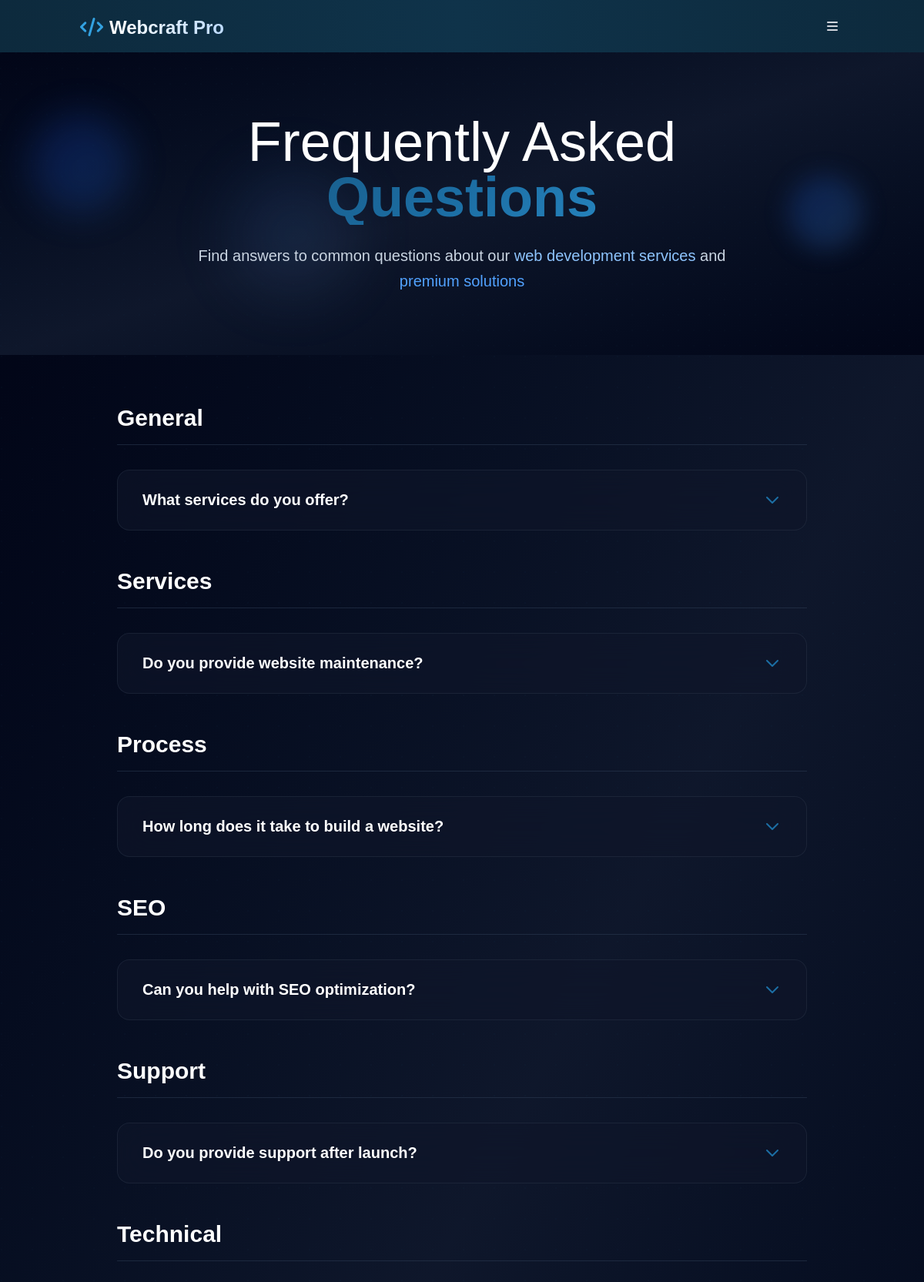
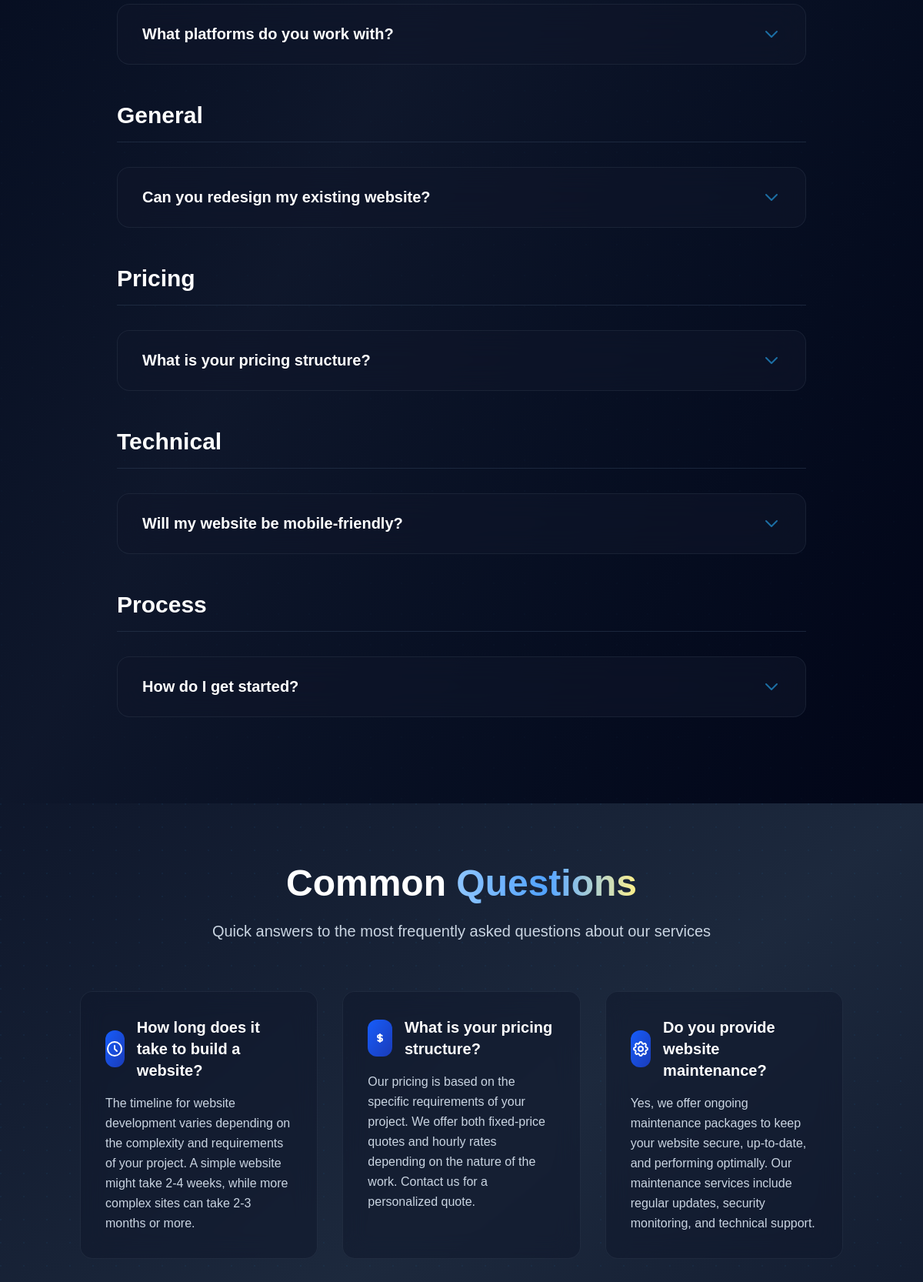
Screenshot of /faq/ (upper part) with the database file from the repository (2 pictures, top to bottom).
### core/models.py (models this page shows, shortened)
class FAQ(models.Model):
    question = models.CharField(max_length=255)
    answer = models.TextField()
    category = models.CharField(max_length=100, blank=True, null=True)
    display_order = models.PositiveIntegerField(default=0)
    is_active = models.BooleanField(default=True)
    created_at = models.DateTimeField(auto_now_add=True)
    updated_at = models.DateTimeField(auto_now=True)
    class Meta:
        ordering = ["display_order"]
        verbose_name = "FAQ"
        verbose_name_plural = "FAQs"

### core/views.py (the view)
# urls.py: path("faq/", views.faq, name="faq"),
def faq(request):
    faqs = FAQ.objects.filter(is_active=True)
    context = {"faqs": faqs,}
    return render(request, "core/faq.html", context)

### core/context_processors.py (called while the page is built)
def site_settings(request):
    site_setting = SiteSetting.objects.first()
    if site_setting:
        return {
            "site_name": site_setting.site_name,
            "facebook": site_setting.facebook,
            "twitter": site_setting.twitter,
            "instagram": site_setting.instagram,
            "linkedin": site_setting.linkedin,
            "mail": site_setting.contact_email,
            "tel": site_setting.contact_phone,
            "address": site_setting.address,
            "logo": site_setting.logo,
            "about": site_setting.about,
        }
    return {}

### templates/core/faq.html (shortened to what this page needs)
{% extends 'base.html' %}
{% load static %}
{% block extra_css %}
<link href="https://unpkg.com/aos@2.3.1/dist/aos.css" rel="stylesheet">
{% endblock %}
{% block content %}
<section class="relative min-h-[60vh] bg-gradient-to-br from-slate-950 via-slate-900 to-slate-950 py-20 overflow-hidden flex items-center">
  <div class="absolute inset-0 pointer-events-none">
    <div class="absolute top-20 left-10 w-32 h-32 bg-gradient-to-br from-blue-700/20 to-blue-500/20 rounded-full blur-xl animate-pulse"></div>
    <div class="absolute top-40 right-20 w-24 h-24 bg-gradient-to-br from-blue-600/20 to-blue-400/20 rounded-full blur-lg animate-bounce" style="animation-duration: 3s;"></div>
    <div class="absolute bottom-20 left-1/4 w-40 h-40 bg-gradient-to-br from-blue-500/10 to-blue-300/10 rounded-full blur-2xl animate-pulse" style="animation-delay: 1s;"></div>
  </div>
  <div class="absolute inset-0 opacity-20" style="background-image: radial-gradient(circle at 1px 1px, rgba(21, 77, 113, 0.2) 1px, transparent 0); background-size: 20px 20px;"></div>
  <div class="container mx-auto px-4 text-center relative z-10">
    <h1 class="text-6xl md:text-7xl font-thin mb-6 text-white" data-aos="fade-up">
      Frequently Asked
      <span class="font-bold gradient-text block">Questions</span>
    </h1>
    <p class="text-xl text-slate-300 max-w-3xl mx-auto leading-relaxed" data-aos="fade-up" data-aos-delay="200">
      Find answers to common questions about our
      <span class="text-blue-300 font-medium">web development services</span>
      and <span class="text-blue-400 font-medium">premium solutions</span>
    </p>
  </div>
</section>
<section class="py-16 bg-gradient-to-br from-slate-950 via-slate-900 to-slate-950 relative">
    <div class="absolute inset-0 opacity-5" style="background-image: radial-gradient(circle at 2px 2px, #154D71 1px, transparent 0); background-size: 40px 40px;"></div>
    <div class="container mx-auto px-4 relative z-10">
        {% if faqs %}
            <div class="max-w-4xl mx-auto">
                {% regroup faqs by category as faq_categories %}
                {% if faq_categories.0.grouper %}
                    {% for category in faq_categories %}
                        <div class="mb-12">
                            <h2 class="text-3xl font-bold mb-8 pb-4 border-b border-slate-700/50 text-white" data-aos="fade-up">
                                {{ category.grouper|default:"General Questions" }}
                            </h2>
                            <div class="space-y-6">
                                {% for faq in category.list %}
                                    <div class="faq-card rounded-2xl overflow-hidden" data-aos="fade-up" data-aos-delay="{% cycle '100' '200' '300' %}">
                                        <button type="button" class="faq-question w-full text-left px-8 py-6 focus:outline-none flex justify-between items-center text-white hover:text-blue-300 transition-colors duration-300">
                                            <span class="text-xl font-semibold pr-4">{{ faq.question }}</span>
                                            <svg class="faq-icon w-6 h-6 flex-shrink-0 transform transition-transform duration-300" fill="none" stroke="currentColor" viewBox="0 0 24 24">
                                                <path stroke-linecap="round" stroke-linejoin="round" stroke-width="2" d="M19 9l-7 7-7-7"></path>
                                            </svg>
                                        </button>
                                    </div>
                                {% endfor %}
                            </div>
                        </div>
                    {% endfor %}
                {% endif %}
            </div>
        {% endif %}
    </div>
</section>
<section class="py-20 bg-gradient-to-br from-slate-900 via-slate-800 to-slate-900 relative">
    <div class="absolute inset-0 opacity-10" style="background-image: radial-gradient(circle at 1px 1px, #1C6EA4 1px, transparent 0); background-size: 30px 30px;"></div>
    <div class="container mx-auto px-4 relative z-10">
        <div class="text-center mb-16" data-aos="fade-up">
            <h2 class="text-4xl md:text-5xl font-bold mb-6 text-white">
                Common
                <span class="bg-gradient-to-r from-blue-300 via-blue-400 to-yellow-200 bg-clip-text text-transparent">
                </span>
            </h2>
            <p class="text-xl text-slate-300 max-w-3xl mx-auto">
                Quick answers to the most frequently asked questions about our services
            </p>
        </div>
        <div class="grid grid-cols-1 md:grid-cols-2 lg:grid-cols-3 gap-8">
            <div class="common-question-card rounded-2xl p-8 group" data-aos="fade-up" data-aos-delay="100">
                <div class="flex items-center mb-4">
                    <div class="w-12 h-12 bg-gradient-to-br from-blue-600 to-blue-800 rounded-xl flex items-center justify-center mr-4 group-hover:scale-110 transition-transform duration-300">
                        <svg class="w-6 h-6 text-white" fill="none" stroke="currentColor" viewBox="0 0 24 24">
                            <path stroke-linecap="round" stroke-linejoin="round" stroke-width="2" d="M12 8v4l3 3m6-3a9 9 0 11-18 0 9 9 0 0118 0z"></path>
                        </svg>
                    </div>
                    <h3 class="text-xl font-bold text-white group-hover:text-blue-300 transition-colors duration-300">How long does it take to build a website?</h3>
                </div>
                <p class="text-slate-300 leading-relaxed">The timeline for website development varies depending on the complexity and requirements of your project. A simple website might take 2-4 weeks, while more complex sites can take 2-3 months or more.</p>
            </div>
            <div class="common-question-card rounded-2xl p-8 group" data-aos="fade-up" data-aos-delay="200">
                <div class="flex items-center mb-4">
                    <div class="w-12 h-12 bg-gradient-to-br from-blue-600 to-blue-800 rounded-xl flex items-center justify-center mr-4 group-hover:scale-110 transition-transform duration-300">
                        <svg class="w-6 h-6 text-white" fill="none" stroke="currentColor" viewBox="0 0 24 24">
                            <path stroke-linecap="round" stroke-linejoin="round" stroke-width="2" d="M12 8c-1.657 0-3 .895-3 2s1.343 2 3 2 3 .895 3 2-1.343 2-3 2m0-8c1.11 0 2.08.402 2.599 1M12 8V7m0 1v8m0 0v1m0-1c-1.11 0-2.08-.402-2.599-1"></path>
                        </svg>
                    </div>
                    <h3 class="text-xl font-bold text-white group-hover:text-blue-300 transition-colors duration-300">What is your pricing structure?</h3>
                </div>
                <p class="text-slate-300 leading-relaxed">Our pricing is based on the specific requirements of your project. We offer both fixed-price quotes and hourly rates depending on the nature of the work. Contact us for a personalized quote.</p>
            </div>
            <div class="common-question-card rounded-2xl p-8 group" data-aos="fade-up" data-aos-delay="300">
                <div class="flex items-center mb-4">
                    <div class="w-12 h-12 bg-gradient-to-br from-blue-600 to-blue-800 rounded-xl flex items-center justify-center mr-4 group-hover:scale-110 transition-transform duration-300">
                    </div>
                    <h3 class="text-xl font-bold text-white group-hover:text-blue-300 transition-colors duration-300">Do you provide website maintenance?</h3>
                </div>
                <p class="text-slate-300 leading-relaxed">Yes, we offer ongoing maintenance packages to keep your website secure, up-to-date, and performing optimally. Our maintenance services include regular updates, security monitoring, and technical support.</p>
            </div>
        </div>
    </div>
</section>
{% endblock %}

### templates/core/faq.html (style rules this page uses)
.faq-card { background: rgba(15, 23, 42, 0.6); backdrop-filter: blur(20px); border: 1px solid rgba(148, 163, 184, 0.1); transition: all 0.4s cubic-bezier(0.175, 0.885, 0.32, 1.275); }
.faq-question { position: relative; overflow: hidden; }
.faq-question::before { content: ''; position: absolute; top: 0; left: -100%; width: 100%; height: 100%; background: linear-gradient(90deg, transparent, rgba(21, 77, 113, 0.1), transparent); transition: left 0.6s ease; }
.faq-icon { transition: all 0.3s ease; color: #1C6EA4; }
.gradient-text { background: linear-gradient(135deg, #154D71, #1C6EA4, #33A1E0); -webkit-background-clip: text; -webkit-text-fill-color: transparent; background-clip: text; }
.common-question-card { background: rgba(15, 23, 42, 0.5); backdrop-filter: blur(15px); border: 1px solid rgba(148, 163, 184, 0.1); transition: all 0.3s ease; }

### rows the page displays
FAQ: grouper "General", question "What services do you offer?"
FAQ: grouper "Services", question "Do you provide website maintenance?"
FAQ: grouper "Process", question "How long does it take to build a website?"
FAQ: grouper "SEO", question "Can you help with SEO optimization?"
FAQ: grouper "Support", question "Do you provide support after launch?"
FAQ: grouper "Technical", question "What platforms do you work with?"
FAQ: grouper "General", question "Can you redesign my existing website?"
FAQ: grouper "Pricing", question "What is your pricing structure?"
FAQ: grouper "Technical", question "Will my website be mobile-friendly?"
FAQ: grouper "Process", question "How do I get started?"
